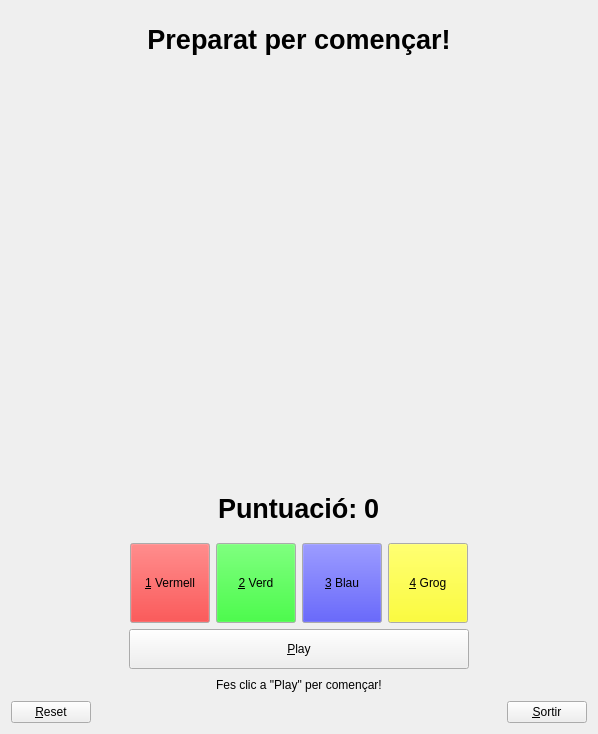
<?xml version="1.0" encoding="UTF-8"?>
<ui version="4.0">
 <class>Simon</class>
 <widget class="QWidget" name="Simon">
  <property name="geometry">
   <rect>
    <x>0</x>
    <y>0</y>
    <width>598</width>
    <height>734</height>
   </rect>
  </property>
  <property name="windowTitle">
   <string>Simon</string>
  </property>
  <layout class="QVBoxLayout" name="verticalLayout_2">
   <item>
    <layout class="QHBoxLayout" name="horizontalLayout_4">
     <item>
      <spacer name="horizontalSpacer_6">
       <property name="orientation">
        <enum>Qt::Horizontal</enum>
       </property>
       <property name="sizeHint" stdset="0">
        <size>
         <width>40</width>
         <height>20</height>
        </size>
       </property>
      </spacer>
     </item>
     <item>
      <widget class="MyLabel" name="label_3">
       <property name="font">
        <font>
         <pointsize>20</pointsize>
         <weight>75</weight>
         <bold>true</bold>
        </font>
       </property>
       <property name="layoutDirection">
        <enum>Qt::LeftToRight</enum>
       </property>
       <property name="text">
        <string>Preparat per començar!</string>
       </property>
       <property name="alignment">
        <set>Qt::AlignCenter</set>
       </property>
      </widget>
     </item>
     <item>
      <spacer name="horizontalSpacer_7">
       <property name="orientation">
        <enum>Qt::Horizontal</enum>
       </property>
       <property name="sizeHint" stdset="0">
        <size>
         <width>40</width>
         <height>20</height>
        </size>
       </property>
      </spacer>
     </item>
    </layout>
   </item>
   <item>
    <layout class="QHBoxLayout" name="horizontalLayout_7">
     <item>
      <widget class="MyLabel" name="pantalla">
       <property name="minimumSize">
        <size>
         <width>400</width>
         <height>400</height>
        </size>
       </property>
       <property name="layoutDirection">
        <enum>Qt::LeftToRight</enum>
       </property>
       <property name="text">
        <string/>
       </property>
       <property name="alignment">
        <set>Qt::AlignCenter</set>
       </property>
      </widget>
     </item>
    </layout>
   </item>
   <item>
    <layout class="QHBoxLayout" name="horizontalLayout_3">
     <item>
      <spacer name="horizontalSpacer_4">
       <property name="orientation">
        <enum>Qt::Horizontal</enum>
       </property>
       <property name="sizeHint" stdset="0">
        <size>
         <width>40</width>
         <height>20</height>
        </size>
       </property>
      </spacer>
     </item>
     <item>
      <widget class="QLabel" name="label">
       <property name="font">
        <font>
         <pointsize>20</pointsize>
         <weight>75</weight>
         <bold>true</bold>
        </font>
       </property>
       <property name="text">
        <string>Puntuació:</string>
       </property>
      </widget>
     </item>
     <item>
      <widget class="MyLabel" name="label_2">
       <property name="font">
        <font>
         <pointsize>20</pointsize>
         <weight>75</weight>
         <bold>true</bold>
        </font>
       </property>
       <property name="text">
        <string>0</string>
       </property>
      </widget>
     </item>
     <item>
      <spacer name="horizontalSpacer_5">
       <property name="orientation">
        <enum>Qt::Horizontal</enum>
       </property>
       <property name="sizeHint" stdset="0">
        <size>
         <width>40</width>
         <height>20</height>
        </size>
       </property>
      </spacer>
     </item>
    </layout>
   </item>
   <item>
    <layout class="QHBoxLayout" name="horizontalLayout">
     <item>
      <spacer name="horizontalSpacer">
       <property name="orientation">
        <enum>Qt::Horizontal</enum>
       </property>
       <property name="sizeHint" stdset="0">
        <size>
         <width>40</width>
         <height>78</height>
        </size>
       </property>
      </spacer>
     </item>
     <item>
      <widget class="QPushButton" name="VermellButton">
       <property name="sizePolicy">
        <sizepolicy hsizetype="Minimum" vsizetype="Fixed">
         <horstretch>0</horstretch>
         <verstretch>0</verstretch>
        </sizepolicy>
       </property>
       <property name="minimumSize">
        <size>
         <width>80</width>
         <height>80</height>
        </size>
       </property>
       <property name="palette">
        <palette>
         <active>
          <colorrole role="Button">
           <brush brushstyle="SolidPattern">
            <color alpha="255">
             <red>255</red>
             <green>0</green>
             <blue>0</blue>
            </color>
           </brush>
          </colorrole>
         </active>
         <inactive>
          <colorrole role="Button">
           <brush brushstyle="SolidPattern">
            <color alpha="255">
             <red>255</red>
             <green>0</green>
             <blue>0</blue>
            </color>
           </brush>
          </colorrole>
         </inactive>
         <disabled>
          <colorrole role="Button">
           <brush brushstyle="SolidPattern">
            <color alpha="255">
             <red>255</red>
             <green>0</green>
             <blue>0</blue>
            </color>
           </brush>
          </colorrole>
         </disabled>
        </palette>
       </property>
       <property name="text">
        <string>&amp;1 Vermell</string>
       </property>
       <property name="autoDefault">
        <bool>false</bool>
       </property>
       <property name="default">
        <bool>false</bool>
       </property>
       <property name="flat">
        <bool>false</bool>
       </property>
      </widget>
     </item>
     <item>
      <widget class="QPushButton" name="VerdButton">
       <property name="sizePolicy">
        <sizepolicy hsizetype="Minimum" vsizetype="Fixed">
         <horstretch>0</horstretch>
         <verstretch>0</verstretch>
        </sizepolicy>
       </property>
       <property name="minimumSize">
        <size>
         <width>80</width>
         <height>80</height>
        </size>
       </property>
       <property name="palette">
        <palette>
         <active>
          <colorrole role="Button">
           <brush brushstyle="SolidPattern">
            <color alpha="255">
             <red>0</red>
             <green>255</green>
             <blue>0</blue>
            </color>
           </brush>
          </colorrole>
         </active>
         <inactive>
          <colorrole role="Button">
           <brush brushstyle="SolidPattern">
            <color alpha="255">
             <red>0</red>
             <green>255</green>
             <blue>0</blue>
            </color>
           </brush>
          </colorrole>
         </inactive>
         <disabled>
          <colorrole role="Button">
           <brush brushstyle="SolidPattern">
            <color alpha="255">
             <red>0</red>
             <green>255</green>
             <blue>0</blue>
            </color>
           </brush>
          </colorrole>
         </disabled>
        </palette>
       </property>
       <property name="text">
        <string>&amp;2 Verd</string>
       </property>
      </widget>
     </item>
     <item>
      <widget class="QPushButton" name="BlauButton">
       <property name="sizePolicy">
        <sizepolicy hsizetype="Maximum" vsizetype="Maximum">
         <horstretch>0</horstretch>
         <verstretch>0</verstretch>
        </sizepolicy>
       </property>
       <property name="minimumSize">
        <size>
         <width>80</width>
         <height>80</height>
        </size>
       </property>
       <property name="palette">
        <palette>
         <active>
          <colorrole role="Button">
           <brush brushstyle="SolidPattern">
            <color alpha="255">
             <red>0</red>
             <green>0</green>
             <blue>255</blue>
            </color>
           </brush>
          </colorrole>
         </active>
         <inactive>
          <colorrole role="Button">
           <brush brushstyle="SolidPattern">
            <color alpha="255">
             <red>0</red>
             <green>0</green>
             <blue>255</blue>
            </color>
           </brush>
          </colorrole>
         </inactive>
         <disabled>
          <colorrole role="Button">
           <brush brushstyle="SolidPattern">
            <color alpha="255">
             <red>0</red>
             <green>0</green>
             <blue>255</blue>
            </color>
           </brush>
          </colorrole>
         </disabled>
        </palette>
       </property>
       <property name="text">
        <string>&amp;3 Blau</string>
       </property>
      </widget>
     </item>
     <item>
      <widget class="QPushButton" name="GrogButton">
       <property name="sizePolicy">
        <sizepolicy hsizetype="Maximum" vsizetype="Maximum">
         <horstretch>30</horstretch>
         <verstretch>30</verstretch>
        </sizepolicy>
       </property>
       <property name="minimumSize">
        <size>
         <width>80</width>
         <height>80</height>
        </size>
       </property>
       <property name="baseSize">
        <size>
         <width>10</width>
         <height>10</height>
        </size>
       </property>
       <property name="palette">
        <palette>
         <active>
          <colorrole role="Button">
           <brush brushstyle="SolidPattern">
            <color alpha="255">
             <red>255</red>
             <green>255</green>
             <blue>0</blue>
            </color>
           </brush>
          </colorrole>
         </active>
         <inactive>
          <colorrole role="Button">
           <brush brushstyle="SolidPattern">
            <color alpha="255">
             <red>255</red>
             <green>255</green>
             <blue>0</blue>
            </color>
           </brush>
          </colorrole>
         </inactive>
         <disabled>
          <colorrole role="Button">
           <brush brushstyle="SolidPattern">
            <color alpha="255">
             <red>255</red>
             <green>255</green>
             <blue>0</blue>
            </color>
           </brush>
          </colorrole>
         </disabled>
        </palette>
       </property>
       <property name="text">
        <string>&amp;4 Grog</string>
       </property>
       <property name="iconSize">
        <size>
         <width>16</width>
         <height>16</height>
        </size>
       </property>
      </widget>
     </item>
     <item>
      <spacer name="horizontalSpacer_2">
       <property name="orientation">
        <enum>Qt::Horizontal</enum>
       </property>
       <property name="sizeHint" stdset="0">
        <size>
         <width>40</width>
         <height>78</height>
        </size>
       </property>
      </spacer>
     </item>
    </layout>
   </item>
   <item>
    <layout class="QVBoxLayout" name="verticalLayout">
     <item>
      <layout class="QHBoxLayout" name="horizontalLayout_5">
       <item>
        <spacer name="horizontalSpacer_8">
         <property name="orientation">
          <enum>Qt::Horizontal</enum>
         </property>
         <property name="sizeHint" stdset="0">
          <size>
           <width>40</width>
           <height>20</height>
          </size>
         </property>
        </spacer>
       </item>
       <item>
        <widget class="QPushButton" name="pushButton">
         <property name="minimumSize">
          <size>
           <width>340</width>
           <height>40</height>
          </size>
         </property>
         <property name="text">
          <string>&amp;Play</string>
         </property>
        </widget>
       </item>
       <item>
        <spacer name="horizontalSpacer_9">
         <property name="orientation">
          <enum>Qt::Horizontal</enum>
         </property>
         <property name="sizeHint" stdset="0">
          <size>
           <width>40</width>
           <height>20</height>
          </size>
         </property>
        </spacer>
       </item>
      </layout>
     </item>
     <item>
      <layout class="QHBoxLayout" name="horizontalLayout_6">
       <item>
        <spacer name="horizontalSpacer_10">
         <property name="orientation">
          <enum>Qt::Horizontal</enum>
         </property>
         <property name="sizeHint" stdset="0">
          <size>
           <width>40</width>
           <height>20</height>
          </size>
         </property>
        </spacer>
       </item>
       <item>
        <widget class="MyLabel" name="label_4">
         <property name="text">
          <string>Fes clic a &quot;Play&quot; per començar!</string>
         </property>
        </widget>
       </item>
       <item>
        <spacer name="horizontalSpacer_11">
         <property name="orientation">
          <enum>Qt::Horizontal</enum>
         </property>
         <property name="sizeHint" stdset="0">
          <size>
           <width>40</width>
           <height>20</height>
          </size>
         </property>
        </spacer>
       </item>
      </layout>
     </item>
    </layout>
   </item>
   <item>
    <layout class="QHBoxLayout" name="horizontalLayout_2">
     <item>
      <widget class="QPushButton" name="ResetButton">
       <property name="text">
        <string>&amp;Reset</string>
       </property>
      </widget>
     </item>
     <item>
      <spacer name="horizontalSpacer_3">
       <property name="orientation">
        <enum>Qt::Horizontal</enum>
       </property>
       <property name="sizeHint" stdset="0">
        <size>
         <width>40</width>
         <height>20</height>
        </size>
       </property>
      </spacer>
     </item>
     <item>
      <widget class="QPushButton" name="SortirButton">
       <property name="text">
        <string>&amp;Sortir</string>
       </property>
      </widget>
     </item>
    </layout>
   </item>
  </layout>
 </widget>
 <customwidgets>
  <customwidget>
   <class>MyLabel</class>
   <extends>QLabel</extends>
   <header location="global">MyLabel.h</header>
   <slots>
    <signal>atent()</signal>
    <signal>torn()</signal>
    <signal>punts()</signal>
    <signal>perdut()</signal>
    <signal>reset()</signal>
    <signal>guanyat()</signal>
    <signal>cleanp()</signal>
    <signal>elimPlay()</signal>
    <signal>cleaninfo()</signal>
    <signal>warning()</signal>
    <signal>showinfo()</signal>
    <slot>startSeq()</slot>
    <slot>mostraSeq()</slot>
    <slot>vermB()</slot>
    <slot>verdB()</slot>
    <slot>blauB()</slot>
    <slot>grogB()</slot>
    <slot>InfoAtent()</slot>
    <slot>InfoTorn()</slot>
    <slot>InfoPunts()</slot>
    <slot>InfoPerdut()</slot>
    <slot>ResetGame()</slot>
    <slot>InfoReset()</slot>
    <slot>InfoPreparat()</slot>
    <slot>CleanPunts()</slot>
    <slot>InfoGuanyat()</slot>
    <slot>CleanInfo()</slot>
    <slot>WarningInfo()</slot>
    <slot>MostraInfo()</slot>
   </slots>
  </customwidget>
 </customwidgets>
 <resources/>
 <connections>
  <connection>
   <sender>SortirButton</sender>
   <signal>clicked()</signal>
   <receiver>Simon</receiver>
   <slot>close()</slot>
   <hints>
    <hint type="sourcelabel">
     <x>508</x>
     <y>691</y>
    </hint>
    <hint type="destinationlabel">
     <x>597</x>
     <y>628</y>
    </hint>
   </hints>
  </connection>
  <connection>
   <sender>pushButton</sender>
   <signal>clicked()</signal>
   <receiver>pantalla</receiver>
   <slot>startSeq()</slot>
   <hints>
    <hint type="sourcelabel">
     <x>444</x>
     <y>637</y>
    </hint>
    <hint type="destinationlabel">
     <x>210</x>
     <y>453</y>
    </hint>
   </hints>
  </connection>
  <connection>
   <sender>VermellButton</sender>
   <signal>clicked()</signal>
   <receiver>pantalla</receiver>
   <slot>vermB()</slot>
   <hints>
    <hint type="sourcelabel">
     <x>178</x>
     <y>541</y>
    </hint>
    <hint type="destinationlabel">
     <x>245</x>
     <y>228</y>
    </hint>
   </hints>
  </connection>
  <connection>
   <sender>VerdButton</sender>
   <signal>clicked()</signal>
   <receiver>pantalla</receiver>
   <slot>verdB()</slot>
   <hints>
    <hint type="sourcelabel">
     <x>282</x>
     <y>541</y>
    </hint>
    <hint type="destinationlabel">
     <x>250</x>
     <y>319</y>
    </hint>
   </hints>
  </connection>
  <connection>
   <sender>BlauButton</sender>
   <signal>clicked()</signal>
   <receiver>pantalla</receiver>
   <slot>blauB()</slot>
   <hints>
    <hint type="sourcelabel">
     <x>361</x>
     <y>541</y>
    </hint>
    <hint type="destinationlabel">
     <x>238</x>
     <y>407</y>
    </hint>
   </hints>
  </connection>
  <connection>
   <sender>GrogButton</sender>
   <signal>clicked()</signal>
   <receiver>pantalla</receiver>
   <slot>grogB()</slot>
   <hints>
    <hint type="sourcelabel">
     <x>450</x>
     <y>541</y>
    </hint>
    <hint type="destinationlabel">
     <x>107</x>
     <y>436</y>
    </hint>
   </hints>
  </connection>
  <connection>
   <sender>pantalla</sender>
   <signal>atent()</signal>
   <receiver>label_3</receiver>
   <slot>InfoAtent()</slot>
   <hints>
    <hint type="sourcelabel">
     <x>396</x>
     <y>209</y>
    </hint>
    <hint type="destinationlabel">
     <x>348</x>
     <y>22</y>
    </hint>
   </hints>
  </connection>
  <connection>
   <sender>pantalla</sender>
   <signal>torn()</signal>
   <receiver>label_3</receiver>
   <slot>InfoTorn()</slot>
   <hints>
    <hint type="sourcelabel">
     <x>452</x>
     <y>120</y>
    </hint>
    <hint type="destinationlabel">
     <x>374</x>
     <y>39</y>
    </hint>
   </hints>
  </connection>
  <connection>
   <sender>pantalla</sender>
   <signal>punts()</signal>
   <receiver>label_2</receiver>
   <slot>InfoPunts()</slot>
   <hints>
    <hint type="sourcelabel">
     <x>523</x>
     <y>397</y>
    </hint>
    <hint type="destinationlabel">
     <x>371</x>
     <y>492</y>
    </hint>
   </hints>
  </connection>
  <connection>
   <sender>pantalla</sender>
   <signal>perdut()</signal>
   <receiver>label_3</receiver>
   <slot>InfoPerdut()</slot>
   <hints>
    <hint type="sourcelabel">
     <x>241</x>
     <y>110</y>
    </hint>
    <hint type="destinationlabel">
     <x>344</x>
     <y>43</y>
    </hint>
   </hints>
  </connection>
  <connection>
   <sender>ResetButton</sender>
   <signal>clicked()</signal>
   <receiver>pantalla</receiver>
   <slot>ResetGame()</slot>
   <hints>
    <hint type="sourcelabel">
     <x>36</x>
     <y>707</y>
    </hint>
    <hint type="destinationlabel">
     <x>33</x>
     <y>451</y>
    </hint>
   </hints>
  </connection>
  <connection>
   <sender>pantalla</sender>
   <signal>reset()</signal>
   <receiver>label_3</receiver>
   <slot>InfoPreparat()</slot>
   <hints>
    <hint type="sourcelabel">
     <x>319</x>
     <y>104</y>
    </hint>
    <hint type="destinationlabel">
     <x>336</x>
     <y>22</y>
    </hint>
   </hints>
  </connection>
  <connection>
   <sender>ResetButton</sender>
   <signal>clicked()</signal>
   <receiver>label_2</receiver>
   <slot>CleanPunts()</slot>
   <hints>
    <hint type="sourcelabel">
     <x>72</x>
     <y>702</y>
    </hint>
    <hint type="destinationlabel">
     <x>373</x>
     <y>481</y>
    </hint>
   </hints>
  </connection>
  <connection>
   <sender>pantalla</sender>
   <signal>guanyat()</signal>
   <receiver>label_3</receiver>
   <slot>InfoGuanyat()</slot>
   <hints>
    <hint type="sourcelabel">
     <x>564</x>
     <y>79</y>
    </hint>
    <hint type="destinationlabel">
     <x>430</x>
     <y>28</y>
    </hint>
   </hints>
  </connection>
  <connection>
   <sender>pantalla</sender>
   <signal>cleanp()</signal>
   <receiver>label_2</receiver>
   <slot>CleanPunts()</slot>
   <hints>
    <hint type="sourcelabel">
     <x>457</x>
     <y>440</y>
    </hint>
    <hint type="destinationlabel">
     <x>365</x>
     <y>485</y>
    </hint>
   </hints>
  </connection>
  <connection>
   <sender>pantalla</sender>
   <signal>cleaninfo()</signal>
   <receiver>label_4</receiver>
   <slot>CleanInfo()</slot>
   <hints>
    <hint type="sourcelabel">
     <x>84</x>
     <y>451</y>
    </hint>
    <hint type="destinationlabel">
     <x>201</x>
     <y>665</y>
    </hint>
   </hints>
  </connection>
  <connection>
   <sender>pantalla</sender>
   <signal>warning()</signal>
   <receiver>label_4</receiver>
   <slot>WarningInfo()</slot>
   <hints>
    <hint type="sourcelabel">
     <x>565</x>
     <y>441</y>
    </hint>
    <hint type="destinationlabel">
     <x>393</x>
     <y>664</y>
    </hint>
   </hints>
  </connection>
  <connection>
   <sender>pantalla</sender>
   <signal>showinfo()</signal>
   <receiver>label_4</receiver>
   <slot>MostraInfo()</slot>
   <hints>
    <hint type="sourcelabel">
     <x>541</x>
     <y>448</y>
    </hint>
    <hint type="destinationlabel">
     <x>287</x>
     <y>672</y>
    </hint>
   </hints>
  </connection>
 </connections>
</ui>
